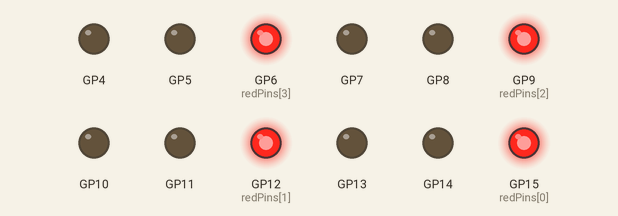
This program was run on a simulated Raspberry Pi Pico running MicroPython. Shown: output pins drawn as LEDs (lit = HIGH). What the program prints to the serial console is not drawn. At 6.0 s the program stops and its outputs stay as they are.

Above: at 0.1 s.
At 2.1 s:
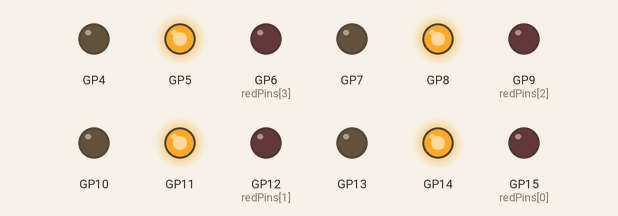
At 4.1 s:
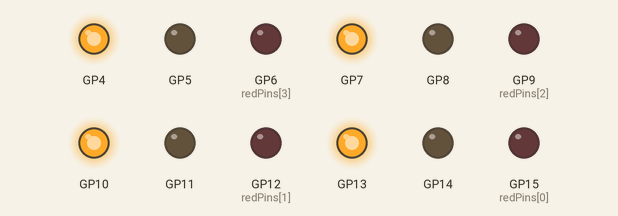
At 6.1 s:
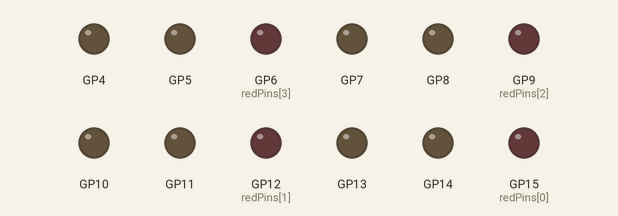
Timing chart, 0 to 7.5 s (numbered marks = the images above):
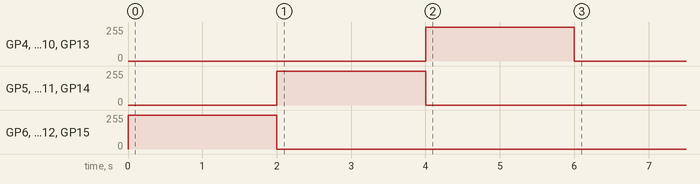

Measured:
- by itself, GP4, GP7, GP10, GP13: 0/255 → 254/255 at 4.0 s, → 0/255 2.0 s later
- by itself, GP5, GP8, GP11, GP14: 0/255 → 254/255 at 2.0 s, → 0/255 2.0 s later
- by itself, GP6 (redPins[3]), GP9 (redPins[2]), GP12 (redPins[1]), GP15 (redPins[0]): 0/255 → 254/255 at 0.00 s, → 0/255 2.0 s later

The program:

Lesson15_test_RGB_LEDs.py
```python
# Program for Lesson 15
# Four RGB LEDs - test code to setup and light four RGBs
# McWhorter Pico W Course
# Lori Pfahler
# April 2023

# import modules
from machine import Pin, PWM
from utime import sleep

# pins for RGB LEDs
redPins = [15, 12, 9, 6]
greenPins = [14, 11, 8, 5]
bluePins = [13, 10, 7, 4]

# setup red LEDs
# red
redNames = []
for i in redPins:
    LED_name = 'red'+str(i)
    LED_name = PWM(Pin(i))
    LED_name.freq(1000)
    LED_name.duty_u16(0)
    redNames.append(LED_name)
print(redNames)
#green
greenNames = []
for i in greenPins:
    LED_name = 'green'+str(i)
    LED_name = PWM(Pin(i))
    LED_name.freq(1000)
    LED_name.duty_u16(0)
    greenNames.append(LED_name)
print(greenNames)
#blue
blueNames = []
for i in bluePins:
    LED_name = 'blue'+str(i)
    LED_name = PWM(Pin(i))
    LED_name.freq(1000)
    LED_name.duty_u16(0)
    blueNames.append(LED_name)
print(blueNames)


# turn red on
# use '<<8' to scale the 8bit value (0-255) to 16bit (0-65535)
for i in redNames:
    i.duty_u16(255<<8)
sleep(2)
# turn red off and green on
for i in redNames:
    i.duty_u16(0)
for i in greenNames:
    i.duty_u16(255<<8)
sleep(2)
# turn green off and blue on
for i in greenNames:
    i.duty_u16(0)
for i in blueNames:
    i.duty_u16(255<<8)
sleep(2)

# turn all off
for i in redNames:
    i.duty_u16(0)
for i in greenNames:
    i.duty_u16(0)
for i in blueNames:
    i.duty_u16(0)
```
